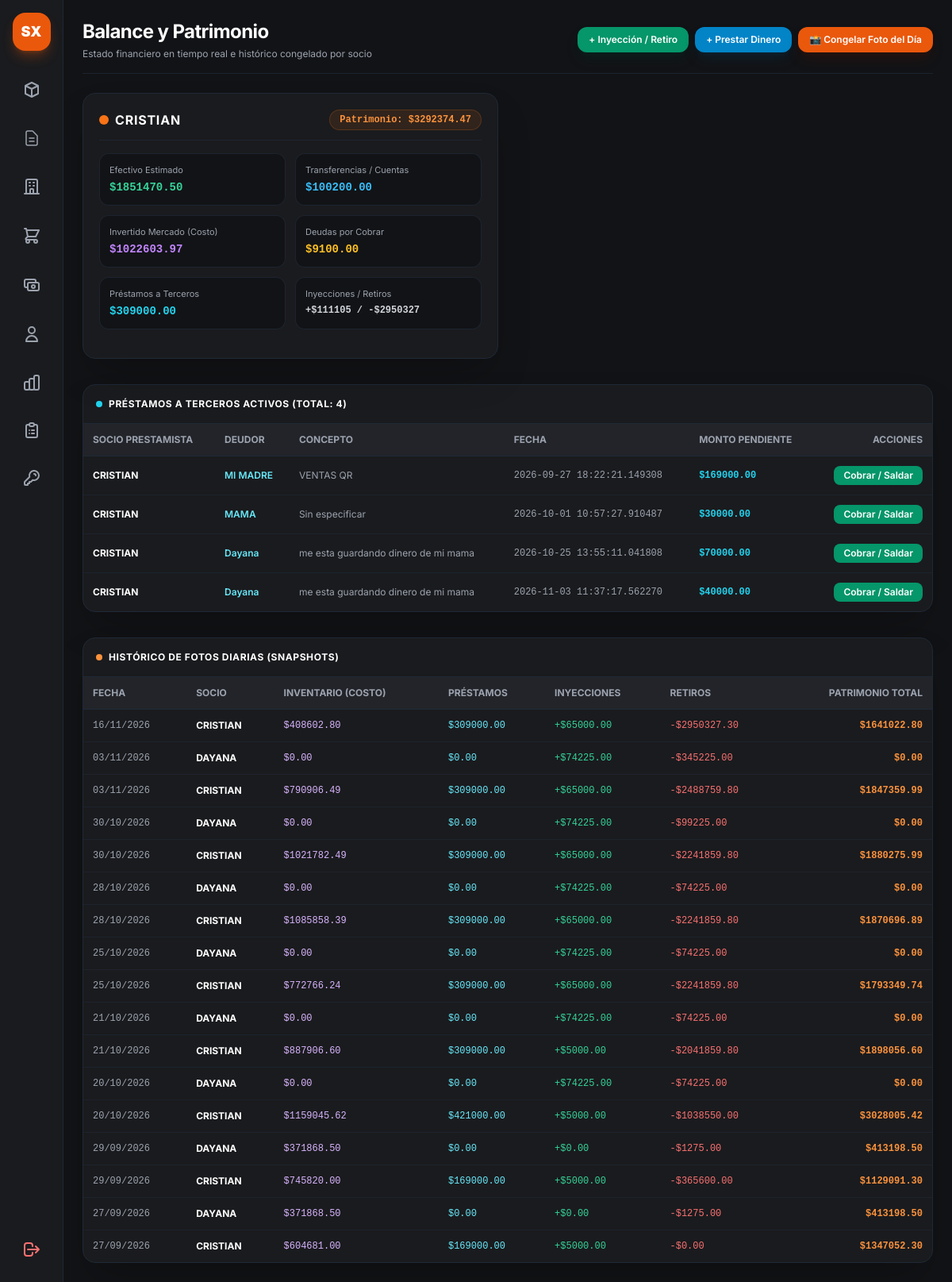
The app's page /admin/balance (signed in) with its own data.
### app.py (models this page shows)
class Propietario(db.Model):
    __tablename__ = 'propietarios'
    id = db.Column(db.Integer, primary_key=True)
    nombre = db.Column(db.String(100), nullable=False, unique=True)
    descripcion = db.Column(db.String(200))
    productos = db.relationship('Producto', backref='propietario', lazy=True)

class PrestamoTercero(db.Model):
    __tablename__ = 'prestamos_terceros'
    id = db.Column(db.Integer, primary_key=True)
    propietario_id = db.Column(db.Integer, db.ForeignKey('propietarios.id'), nullable=False)
    deudor_nombre = db.Column(db.String(100), nullable=False)
    monto = db.Column(db.Float, nullable=False)
    saldo_pendiente = db.Column(db.Float, nullable=False)
    metodo_pago = db.Column(db.String(20), default='EFECTIVO')  # 'EFECTIVO' o 'TRANSFERENCIA'
    concepto = db.Column(db.String(255), nullable=True)
    fecha = db.Column(db.DateTime, default=datetime.now)
    estado = db.Column(db.String(20), default='PENDIENTE')
    propietario = db.relationship('Propietario', backref=db.backref('prestamos', lazy=True))

class SnapshotBalanceDiario(db.Model):
    __tablename__ = 'snapshots_balance_diario'
    id = db.Column(db.Integer, primary_key=True)
    fecha = db.Column(db.Date, nullable=False)
    propietario_nombre = db.Column(db.String(100), nullable=False)
    efectivo = db.Column(db.Float, default=0.0)
    transferencia = db.Column(db.Float, default=0.0)
    inventario_costo = db.Column(db.Float, default=0.0)
    deudas_por_cobrar = db.Column(db.Float, default=0.0)
    prestamos_otorgados = db.Column(db.Float, default=0.0)
    inyecciones = db.Column(db.Float, default=0.0)
    retiros = db.Column(db.Float, default=0.0)
    patrimonio_total = db.Column(db.Float, default=0.0)

### app.py (the view)
@app.route('/admin/balance')
def vista_balance():
    if 'user' not in session or session.get('rol') != 'admin':
        return redirect(url_for('login'))
    propietarios = Propietario.query.all()
    balance_propietarios = []
    for prop in propietarios:
        productos_prop = Producto.query.filter_by(propietario_id=prop.id).all()
        inventario_costo = sum((obtener_stock_total(p) * (p.precio_costo or 0.0)) for p in productos_prop)
        deudas_cobrar = 0.0
        try:
            filas_deudas = db.session.execute(
                db.text("SELECT * FROM deudas_cierre WHERE LOWER(COALESCE(estado, '')) = 'pendiente'")
            ).mappings().all()
            for row in filas_deudas:
                estado_str = str(row.get('estado', '')).lower()
                if estado_str == 'pagado':
                    continue
                monto_d = float(row.get('subtotal') or 0.0)
                if monto_d <= 0:
                    continue
                prod_id = row.get('producto_id')
                prod_nom = str(row.get('producto_nombre') or '').strip()
                prod = None
                if prod_id and prod_id > 0:
                    prod = Producto.query.get(prod_id)
                elif prod_nom:
                    prod = Producto.query.filter(Producto.nombre.ilike(prod_nom)).first()
                if prod and prod.propietario_id == prop.id:
                    deudas_cobrar += monto_d
                elif not prod and 'CRISTIAN' in prop.nombre.upper():
                    deudas_cobrar += monto_d
        except Exception:
            deudas_cobrar = 0.0
        saldos = calcular_saldos_propietario(prop, session_db=db.session)
        efectivo_liquido = saldos['efectivo']
        transferencias_acumuladas = saldos['transferencia']
        total_prestamos = saldos['total_prestamos']
        total_inyecciones = saldos['total_inyecciones']
        total_retiros = saldos['total_retiros']
        patrimonio_total = efectivo_liquido + transferencias_acumuladas + inventario_costo + deudas_cobrar + total_prestamos
        balance_propietarios.append({
            'propietario': prop,
            'efectivo': efectivo_liquido,
            'transferencia': transferencias_acumuladas,
            'inventario_costo': inventario_costo,
            'deudas_por_cobrar': deudas_cobrar,
            'prestamos': total_prestamos,
            'inyecciones': total_inyecciones,
            'retiros': total_retiros,
            'patrimonio_total': patrimonio_total
        })
    snapshots = SnapshotBalanceDiario.query.order_by(SnapshotBalanceDiario.fecha.desc()).limit(30).all()
    prestamos = PrestamoTercero.query.options(joinedload(PrestamoTercero.propietario)).filter(
        func.upper(func.trim(PrestamoTercero.estado)) == 'PENDIENTE'
    ).all()
    return render_template(
        'admin_balance.html',
        balance_propietarios=balance_propietarios,
        snapshots=snapshots,
        prestamos=prestamos,
        propietarios=propietarios
    )

### app.py (called while the page is built)
def obtener_stock_total(producto):
    if hasattr(producto, 'stocks'):
        if isinstance(producto.stocks, (list, tuple)) or hasattr(producto.stocks, '__iter__'):
            return sum(getattr(s, 'cantidad', getattr(s, 'stock', 0)) for s in producto.stocks)
        return producto.stocks or 0
    return getattr(producto, 'stock', 0)

@app.context_processor
def inject_today():
    return {'hoy': date.today()}

### templates/admin_balance.html (shortened to what this page needs)
{% extends "base.html" %}
{% block content %}
<main class="flex-1 flex flex-col min-w-0 overflow-y-auto p-4 md:p-6 bg-[#121316]">
    <header class="mb-6 flex flex-col sm:flex-row sm:items-center justify-between gap-4 border-b border-gray-800/80 pb-4">
        <div>
            <h1 class="text-2xl font-bold text-white tracking-tight flex items-center gap-2">
                <span>Balance y Patrimonio</span>
            </h1>
            <p class="text-xs text-gray-400 mt-1">Estado financiero en tiempo real e histórico congelado por socio</p>
        </div>
        <div class="flex flex-wrap gap-2">
            <button onclick="abrirModal('modal-movimiento')" class="px-3.5 py-2 bg-emerald-600 hover:bg-emerald-500 text-white rounded-xl text-xs font-semibold transition flex items-center gap-1.5 shadow-lg shadow-emerald-950/40">
                <span>+ Inyección / Retiro</span>
            </button>
            <button onclick="abrirModal('modal-prestamo')" class="px-3.5 py-2 bg-sky-600 hover:bg-sky-500 text-white rounded-xl text-xs font-semibold transition flex items-center gap-1.5 shadow-lg shadow-sky-950/40">
                <span>+ Prestar Dinero</span>
            </button>
            <button onclick="guardarSnapshot()" class="px-3.5 py-2 bg-orange-600 hover:bg-orange-500 text-white rounded-xl text-xs font-semibold transition flex items-center gap-1.5 shadow-lg shadow-orange-950/40">
                <span>📸 Congelar Foto del Día</span>
            </button>
        </div>
    </header>
    <div class="grid grid-cols-1 md:grid-cols-2 gap-6 mb-8">
        {% for b in balance_propietarios %}
        <div class="bg-[#1a1b1e] border border-gray-800 rounded-2xl p-5 shadow-2xl relative overflow-hidden flex flex-col justify-between">
            <div>
                <div class="flex justify-between items-center mb-4 border-b border-gray-800/80 pb-3">
                    <div class="flex items-center gap-2">
                        <div class="w-3 h-3 rounded-full bg-orange-500 animate-pulse"></div>
                        <h2 class="text-base font-bold text-white uppercase tracking-wider">{{ b.propietario.nombre }}</h2>
                    </div>
                    <span class="text-xs px-3 py-1 rounded-full bg-orange-500/10 text-orange-400 border border-orange-500/20 font-bold font-mono">
                        Patrimonio: ${{ "%.2f"|format(b.patrimonio_total) }}
                    </span>
                </div>
                <div class="grid grid-cols-2 gap-3 text-xs mb-4">
                    <div class="bg-[#121316] p-3 rounded-xl border border-gray-800/80">
                        <span class="text-gray-400 block text-[11px] mb-1">Efectivo Estimado</span>
                        <span class="text-emerald-400 font-bold font-mono text-sm">${{ "%.2f"|format(b.efectivo) }}</span>
                    </div>
                    <div class="bg-[#121316] p-3 rounded-xl border border-gray-800/80">
                        <span class="text-gray-400 block text-[11px] mb-1">Transferencias / Cuentas</span>
                        <span class="text-sky-400 font-bold font-mono text-sm">${{ "%.2f"|format(b.transferencia) }}</span>
                    </div>
                    <div class="bg-[#121316] p-3 rounded-xl border border-gray-800/80">
                        <span class="text-gray-400 block text-[11px] mb-1">Invertido Mercado (Costo)</span>
                        <span class="text-purple-400 font-bold font-mono text-sm">${{ "%.2f"|format(b.inventario_costo) }}</span>
                    </div>
                    <div class="bg-[#121316] p-3 rounded-xl border border-gray-800/80">
                        <span class="text-gray-400 block text-[11px] mb-1">Deudas por Cobrar</span>
                        <span class="text-amber-400 font-bold font-mono text-sm">${{ "%.2f"|format(b.deudas_por_cobrar) }}</span>
                    </div>
                    <div class="bg-[#121316] p-3 rounded-xl border border-gray-800/80">
                        <span class="text-gray-400 block text-[11px] mb-1">Préstamos a Terceros</span>
                        <span class="text-cyan-400 font-bold font-mono text-sm">${{ "%.2f"|format(b.prestamos) }}</span>
                    </div>
                    <div class="bg-[#121316] p-3 rounded-xl border border-gray-800/80">
                        <span class="text-gray-400 block text-[11px] mb-1">Inyecciones / Retiros</span>
                        <span class="text-gray-300 font-bold font-mono text-xs">
                            +${{ "%.0f"|format(b.inyecciones) }} / -${{ "%.0f"|format(b.retiros) }}
                        </span>
                    </div>
                </div>
            </div>
        </div>
        {% endfor %}
    </div>
    <section class="bg-[#1a1b1e] border border-gray-800 rounded-2xl shadow-2xl mb-8">
        <div class="p-4 border-b border-gray-800 flex justify-between items-center">
            <h3 class="text-xs font-bold text-white uppercase tracking-wider flex items-center gap-2">
                <span class="w-2 h-2 rounded-full bg-cyan-400"></span>
                Préstamos a Terceros Activos (Total: {{ prestamos|length }})
            </h3>
        </div>
        <div class="overflow-x-auto w-full">
            <table class="w-full text-left border-collapse text-xs">
                <thead>
                    <tr class="border-b border-gray-800 text-gray-400 uppercase bg-[#222429]">
                        <th class="p-3">Socio Prestamista</th>
                        <th class="p-3">Deudor</th>
                        <th class="p-3">Concepto</th>
                        <th class="p-3">Fecha</th>
                        <th class="p-3">Monto Pendiente</th>
                        <th class="p-3 text-right">Acciones</th>
                    </tr>
                </thead>
                <tbody class="divide-y divide-gray-800/60 text-gray-300">
                    {% if prestamos %}
                        {% for p in prestamos %}
                        <tr class="hover:bg-gray-800/30 transition">
                            <td class="p-3 font-bold text-white">
                                {{ p.propietario.nombre if p.propietario else 'CRISTIAN' }}
                            </td>
                            <td class="p-3 text-cyan-300 font-semibold">
                                {{ p.deudor_nombre or 'Sin nombre' }}
                            </td>
                            <td class="p-3 text-gray-400">
                                {{ p.concepto if p.concepto and p.concepto != '""' and p.concepto != "''" else 'Sin especificar' }}
                            </td>
                            <td class="p-3 font-mono text-gray-400">
                                {{ p.fecha if p.fecha else 'N/A' }}
                            </td>
                            <td class="p-3 font-mono font-bold text-cyan-400">
                                ${{ "%.2f"|format(p.saldo_pendiente or 0.0) }}
                            </td>
                            <td class="p-3 text-right">
                                <button onclick="cobrarPrestamo({{ p.id }}, {{ p.saldo_pendiente }})" class="px-3 py-1 bg-emerald-600 hover:bg-emerald-500 text-white rounded-lg font-semibold transition">
                                    Cobrar / Saldar
                                </button>
                            </td>
                        </tr>
                        {% endfor %}
                    {% else %}
                    <tr>
                        <td colspan="6" class="p-6 text-center text-gray-500">
                            No hay préstamos activos registrados.
                        </td>
                    </tr>
                    {% endif %}
                </tbody>
            </table>
        </div>
    </section>
    <section class="bg-[#1a1b1e] border border-gray-800 rounded-2xl shadow-2xl">
        <div class="p-4 border-b border-gray-800 flex justify-between items-center">
            <h3 class="text-xs font-bold text-white uppercase tracking-wider flex items-center gap-2">
                <span class="w-2 h-2 rounded-full bg-orange-400"></span>
                Histórico de Fotos Diarias (Snapshots)
            </h3>
        </div>
        <div class="overflow-x-auto">
            <table class="w-full text-left border-collapse text-xs">
                <thead>
                    <tr class="border-b border-gray-800 text-gray-400 uppercase bg-[#222429]">
                        <th class="p-3">Fecha</th>
                        <th class="p-3">Socio</th>
                        <th class="p-3">Inventario (Costo)</th>
                        <th class="p-3">Préstamos</th>
                        <th class="p-3">Inyecciones</th>
                        <th class="p-3">Retiros</th>
                        <th class="p-3 text-right">Patrimonio Total</th>
                    </tr>
                </thead>
                <tbody class="divide-y divide-gray-800/60 text-gray-300">
                    {% for s in snapshots %}
                    <tr class="hover:bg-gray-800/30 transition">
                        <td class="p-3 font-mono text-gray-400">{{ s.fecha.strftime('%d/%m/%Y') }}</td>
                        <td class="p-3 font-bold text-white">{{ s.propietario_nombre }}</td>
                        <td class="p-3 font-mono text-purple-300">${{ "%.2f"|format(s.inventario_costo) }}</td>
                        <td class="p-3 font-mono text-cyan-300">${{ "%.2f"|format(s.prestamos_otorgados) }}</td>
                        <td class="p-3 font-mono text-emerald-400">+${{ "%.2f"|format(s.inyecciones) }}</td>
                        <td class="p-3 font-mono text-red-400">-${{ "%.2f"|format(s.retiros) }}</td>
                        <td class="p-3 text-right font-mono font-bold text-orange-400">${{ "%.2f"|format(s.patrimonio_total) }}</td>
                    </tr>
                    {% else %}
                    <tr>
                        <td colspan="7" class="p-8 text-center text-gray-500">
                            No hay fotos históricas guardadas todavía. Haz clic en <strong class="text-gray-300">"📸 Congelar Foto del Día"</strong>.
                        </td>
                    </tr>
                    {% endfor %}
                </tbody>
            </table>
        </div>
    </section>
</main>
{% endblock %}

### static/css/style.css (style rules this page uses)
body { font-family: 'Inter', sans-serif; }

### records on screen
Propietario: propietario.nombre "CRISTIAN"
PrestamoTercero: propietario "CRISTIAN", deudor_nombre "MI MADRE", concepto "VENTAS QR", fecha "2026-09-27 18:22:21.149308", saldo_pendiente "169000.00"
PrestamoTercero: propietario "CRISTIAN", deudor_nombre "MAMA", concepto "Sin especificar", fecha "2026-10-01 10:57:27.910487", saldo_pendiente "30000.00"
PrestamoTercero: propietario "CRISTIAN", deudor_nombre "Dayana", concepto "me esta guardando dinero de mi mama", fecha "2026-10-25 13:55:11.041808", saldo_pendiente "70000.00"
PrestamoTercero: propietario "CRISTIAN", deudor_nombre "Dayana", concepto "me esta guardando dinero de mi mama", fecha "2026-11-03 11:37:17.562270", saldo_pendiente "40000.00"
SnapshotBalanceDiario: fecha "16/11/2026", propietario_nombre "CRISTIAN", inventario_costo "408602.80", prestamos_otorgados "309000.00", inyecciones "65000.00", retiros "2950327.30", patrimonio_total "1641022.80"
SnapshotBalanceDiario: fecha "03/11/2026", propietario_nombre "DAYANA", inventario_costo "0.00", prestamos_otorgados "0.00", inyecciones "74225.00", retiros "345225.00", patrimonio_total "0.00"
SnapshotBalanceDiario: fecha "03/11/2026", propietario_nombre "CRISTIAN", inventario_costo "790906.49", prestamos_otorgados "309000.00", inyecciones "65000.00", retiros "2488759.80", patrimonio_total "1847359.99"
SnapshotBalanceDiario: fecha "30/10/2026", propietario_nombre "DAYANA", inventario_costo "0.00", prestamos_otorgados "0.00", inyecciones "74225.00", retiros "99225.00", patrimonio_total "0.00"
SnapshotBalanceDiario: fecha "30/10/2026", propietario_nombre "CRISTIAN", inventario_costo "1021782.49", prestamos_otorgados "309000.00", inyecciones "65000.00", retiros "2241859.80", patrimonio_total "1880275.99"
SnapshotBalanceDiario: fecha "28/10/2026", propietario_nombre "DAYANA", inventario_costo "0.00", prestamos_otorgados "0.00", inyecciones "74225.00", retiros "74225.00", patrimonio_total "0.00"
SnapshotBalanceDiario: fecha "28/10/2026", propietario_nombre "CRISTIAN", inventario_costo "1085858.39", prestamos_otorgados "309000.00", inyecciones "65000.00", retiros "2241859.80", patrimonio_total "1870696.89"
SnapshotBalanceDiario: fecha "25/10/2026", propietario_nombre "DAYANA", inventario_costo "0.00", prestamos_otorgados "0.00", inyecciones "74225.00", retiros "74225.00", patrimonio_total "0.00"
SnapshotBalanceDiario: fecha "25/10/2026", propietario_nombre "CRISTIAN", inventario_costo "772766.24", prestamos_otorgados "309000.00", inyecciones "65000.00", retiros "2241859.80", patrimonio_total "1793349.74"
SnapshotBalanceDiario: fecha "21/10/2026", propietario_nombre "DAYANA", inventario_costo "0.00", prestamos_otorgados "0.00", inyecciones "74225.00", retiros "74225.00", patrimonio_total "0.00"
SnapshotBalanceDiario: fecha "21/10/2026", propietario_nombre "CRISTIAN", inventario_costo "887906.60", prestamos_otorgados "309000.00", inyecciones "5000.00", retiros "2041859.80", patrimonio_total "1898056.60"
SnapshotBalanceDiario: fecha "20/10/2026", propietario_nombre "DAYANA", inventario_costo "0.00", prestamos_otorgados "0.00", inyecciones "74225.00", retiros "74225.00", patrimonio_total "0.00"
SnapshotBalanceDiario: fecha "20/10/2026", propietario_nombre "CRISTIAN", inventario_costo "1159045.62", prestamos_otorgados "421000.00", inyecciones "5000.00", retiros "1038550.00", patrimonio_total "3028005.42"
SnapshotBalanceDiario: fecha "29/09/2026", propietario_nombre "DAYANA", inventario_costo "371868.50", prestamos_otorgados "0.00", inyecciones "0.00", retiros "1275.00", patrimonio_total "413198.50"
SnapshotBalanceDiario: fecha "29/09/2026", propietario_nombre "CRISTIAN", inventario_costo "745820.00", prestamos_otorgados "169000.00", inyecciones "5000.00", retiros "365600.00", patrimonio_total "1129091.30"
SnapshotBalanceDiario: fecha "27/09/2026", propietario_nombre "DAYANA", inventario_costo "371868.50", prestamos_otorgados "0.00", inyecciones "0.00", retiros "1275.00", patrimonio_total "413198.50"
SnapshotBalanceDiario: fecha "27/09/2026", propietario_nombre "CRISTIAN", inventario_costo "604681.00", prestamos_otorgados "169000.00", inyecciones "5000.00", retiros "0.00", patrimonio_total "1347052.30"

### other values on screen
{{ "%.2f"|format(b.patrimonio_total) }} "3292374.47"
{{ "%.2f"|format(b.efectivo) }} "1851470.50"
{{ "%.2f"|format(b.transferencia) }} "100200.00"
{{ "%.2f"|format(b.inventario_costo) }} "1022603.97"
{{ "%.2f"|format(b.deudas_por_cobrar) }} "9100.00"
{{ "%.2f"|format(b.prestamos) }} "309000.00"
{{ "%.0f"|format(b.inyecciones) }} "111105"
{{ "%.0f"|format(b.retiros) }} "2950327"
{{ prestamos|length }} "4"
